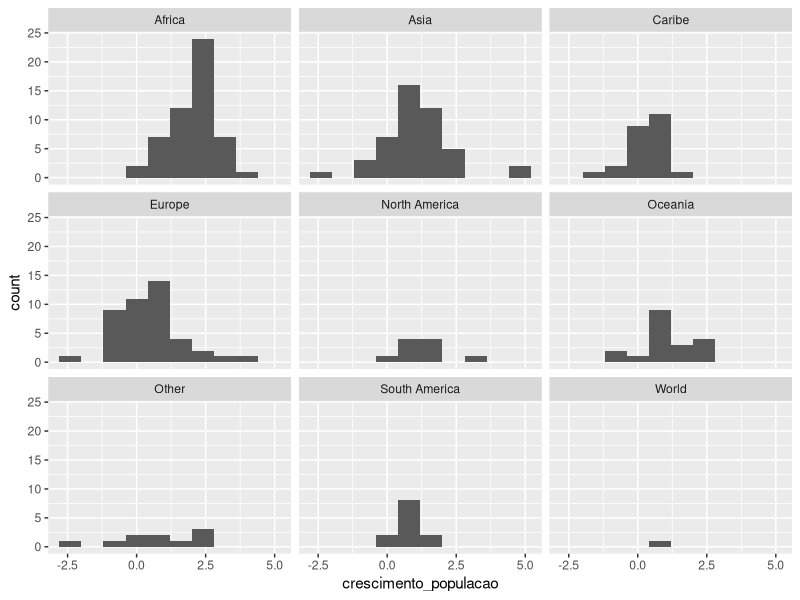

Write R code to recreate this figure.
library(ggplot2)
library(dplyr)
library(scales)

##################
# LOAD DATA
# Reference: World Data Bank
##################

# Elabore um histograma do crescimento da população. 
# Utilize facetas para separação dos gráficos por continente.


df <- read.csv("data/world_data_by_country.csv", sep=",")

aux <- df %>% 
  filter(ano == 2023)

aux %>% 
  ggplot(aes(x=crescimento_populacao)) +
  geom_histogram(binwidth = 0.8) + 
  facet_wrap(~continente)
  
